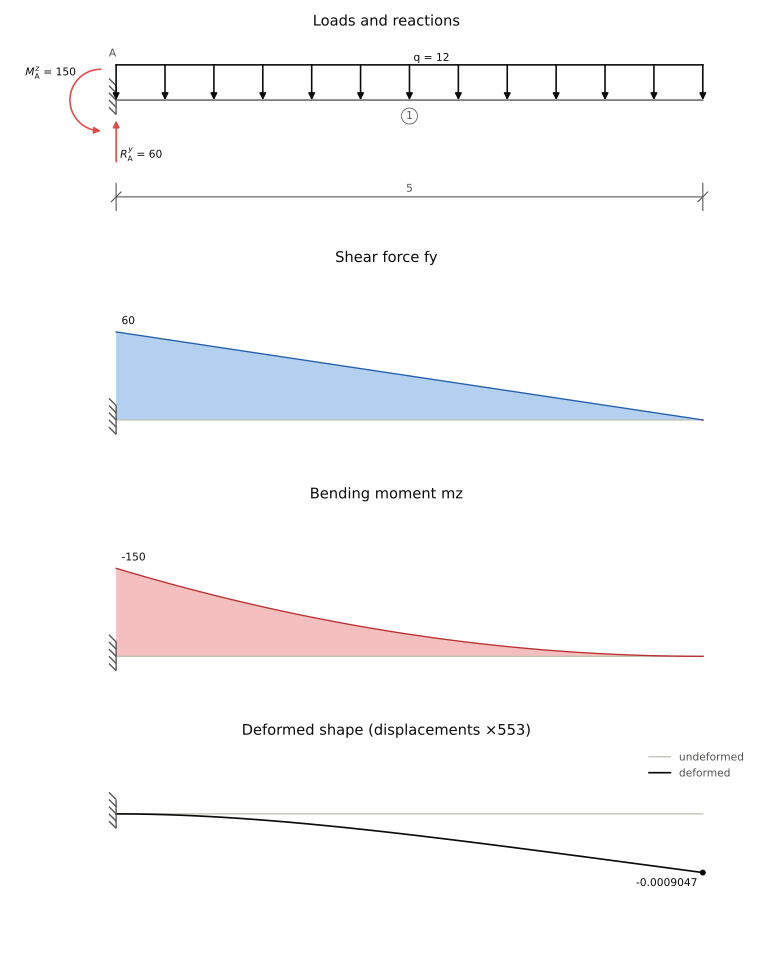

This figure's Python source:
import matplotlib.pyplot as plt

from pymas import Structure

# model and analyze a 5 m cantilever beam of 28 MPa concrete under its self
# weight

# create a model to analyze the beam (uy and rz degrees of freedoms activates)
model = Structure(type='beam')

# add a concrete of 28 MPa
model.add_material('concrete 28 MPa', E=4700*28**0.5*1000)  # kN/m2

# add a rectangular section of 0.5x1.0 m
model.add_rectangular_section('0.5x1.0', dy=1.0, dz=0.5)  # m

# add joints
model.add_joint('A', x=0.00)
model.add_joint('B', x=5.00)  # m

# add a fixed support at A; B is free
model.add_support('A', r_ux=True, r_uy=True, r_rz=True)

# add frame
model.add_frame('1', 'A', 'B', 'concrete 28 MPa', '0.5x1.0', bending_z=True)

# add self weight
model.add_distributed_load('1', fy=-24 * (0.5 * 1.0))  # kN/m

# analyze the model
model.run_analysis()

# plot the dimensioned beam with its loads, reactions and support names, the
# shear force and bending moment diagrams and the deformed shape, one under
# the other (sharex lines up the beams)
fig, (loads, shear, moment, deformed) = plt.subplots(4, 1, figsize=(8, 10),
                                                     sharex=True)
model.plot_loads(loads, dimensions=True, support_names=True, frame_names=True)
model.plot_diagram('fy', ax=shear, labels=True)
model.plot_diagram('mz', ax=moment, labels=True)
model.plot_deformed(ax=deformed, labels=True)
fig.tight_layout()
fig.savefig('cantilever_beam.svg')
